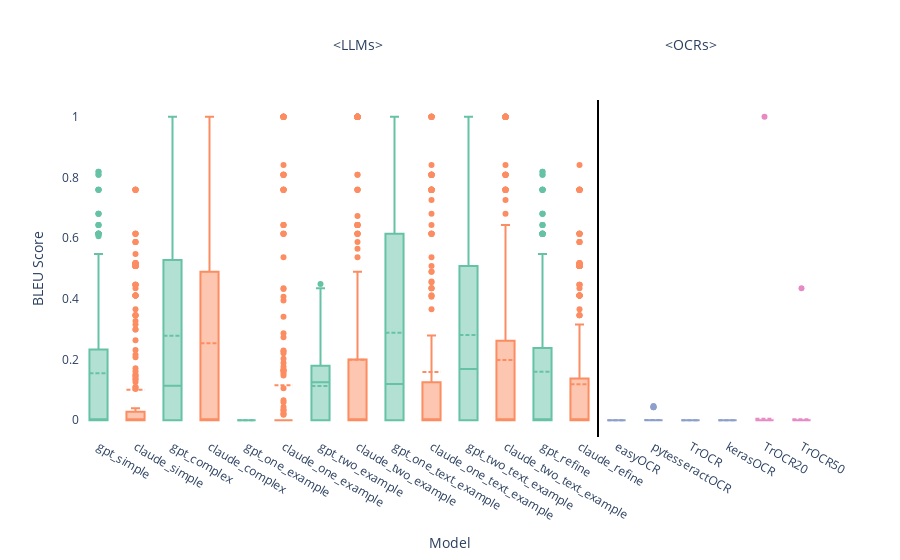

This figure's notebook cell:
### Code cell
llm_order = ['gpt_simple', 'claude_simple', 'gpt_complex', 'claude_complex',
             'gpt_one_example', 'claude_one_example', 'gpt_two_example', 'claude_two_example', 
             'gpt_one_text_example', 'claude_one_text_example', 'gpt_two_text_example', 'claude_two_text_example', 
             'gpt_refine', 'claude_refine']
ocr_order = ['easyOCR', 'pytesseractOCR', 'TrOCR', 'kerasOCR'] 
ocr_ft_order = ['TrOCR20', 'TrOCR50']


gpt_color = px.colors.qualitative.Set2[0]
claude_color = px.colors.qualitative.Set2[1]
ocr_color = px.colors.qualitative.Set2[2]
ocr_ft_color = px.colors.qualitative.Set2[3]


fig = go.Figure()

for model in llm_order:
    if 'gpt' in model:
        fig.add_trace(go.Box(
            x=bleu_df[bleu_df['model'] == model]['model'], 
            y=bleu_df[bleu_df['model'] == model]['bleu'],
            name=model,
            boxmean=True,
            marker=dict(color=gpt_color) 
        ))
    else:
        fig.add_trace(go.Box(
            x=bleu_df[bleu_df['model'] == model]['model'], 
            y=bleu_df[bleu_df['model'] == model]['bleu'],
            name=model,
            boxmean=True,
            marker=dict(color=claude_color) 
        ))
# Add traces for OCR models with a different color
for model in ocr_order:
    fig.add_trace(go.Box(
        x=bleu_df[bleu_df['model'] == model]['model'], 
        y=bleu_df[bleu_df['model'] == model]['bleu'],
        name=model,
        boxmean=True,
        marker=dict(color=ocr_color)  # Assign OCR color
    ))

# Add traces for OCR fine-tuned models with another color
for model in ocr_ft_order:
    fig.add_trace(go.Box(
        x=bleu_df[bleu_df['model'] == model]['model'], 
        y=bleu_df[bleu_df['model'] == model]['bleu'],
        name=model,
        boxmean=True,
        marker=dict(color=ocr_ft_color)  # Assign OCR fine-tuned color
    ))

# Get the start and midpoint of each group
ocr_start_index = len(llm_order)  # The first position of ocr_order
ocr_ft_start_index = ocr_start_index + len(ocr_order)  # Start of ocr_ft_order
llm_midpoint = ocr_start_index / 2  # Midpoint of LLM models for placing the text
ocr_midpoint = ocr_start_index + (len(ocr_order) / 2)  # Midpoint of OCR models for placing the text

# Update the layout with custom category ordering, vertical line, and annotations
fig.update_layout(
    # title='BLEU Scores',
    xaxis_title='Model',
    yaxis_title='BLEU Score',
    # margin=dict(l=10, r=10, t=10, b=10),
    plot_bgcolor='rgba(0,0,0,0)',
    xaxis=dict(
        categoryorder='array',  # Set ordering to be custom
        categoryarray=llm_order + ocr_order + ocr_ft_order  # Concatenate the model orders
    ),
    showlegend=False,
    shapes=[
        # Add a vertical line between LLM and OCR models
        dict(
            type="line",
            x0=ocr_start_index - 0.5,  # Place the line between the two groups
            x1=ocr_start_index - 0.5,
            y0=0,
            y1=1,
            xref="x",
            yref="paper",  # Stretch the line across the plot's full height
            line=dict(color="black", width=2)
        )
    ],
    annotations=[
        # Add annotation for LLMs above LLM models
        dict(
            x=llm_midpoint,  # Midpoint of LLM models
            y=1.2,  # Position above the plot
            xref='x',
            yref='paper',
            text='<LLMs>',
            showarrow=False,
            font=dict(size=14)
        ),
        # Add annotation for OCRs above OCR models
        dict(
            x=ocr_midpoint,  # Midpoint of OCR models
            y=1.2,  # Position above the plot
            xref='x',
            yref='paper',
            text='<OCRs>',
            showarrow=False,
            font=dict(size=14)
        )
    ]
)

fig.show()

### Figure 1 — Plotly figure (JSON) as saved in the notebook; plotly's stock layout.template omitted (floating-point values rounded to 4 significant figures; data arrays with more than 128 entries replaced by an {"elided": "..."} marker saying what was removed)
{"data": [{"boxmean": true, "marker": {"color": "rgb(102,194,165)"}, "name": "gpt_simple", "type": "box", "x": {"elided": "283 str values"}, "y": {"elided": "283 float values"}}, {"boxmean": true, "marker": {"color": "rgb(252,141,98)"}, "name": "claude_simple", "type": "box", "x": {"elided": "283 str values"}, "y": {"elided": "283 float values"}}, {"boxmean": true, "marker": {"color": "rgb(102,194,165)"}, "name": "gpt_complex", "type": "box", "x": {"elided": "283 str values"}, "y": {"elided": "283 float values"}}, {"boxmean": true, "marker": {"color": "rgb(252,141,98)"}, "name": "claude_complex", "type": "box", "x": {"elided": "283 str values"}, "y": {"elided": "283 float values"}}, {"boxmean": true, "marker": {"color": "rgb(102,194,165)"}, "name": "gpt_one_example", "type": "box", "x": {"elided": "282 str values"}, "y": {"elided": "282 int values"}}, {"boxmean": true, "marker": {"color": "rgb(252,141,98)"}, "name": "claude_one_example", "type": "box", "x": {"elided": "282 str values"}, "y": {"elided": "282 float values"}}, {"boxmean": true, "marker": {"color": "rgb(102,194,165)"}, "name": "gpt_two_example", "type": "box", "x": {"elided": "281 str values"}, "y": {"elided": "281 float values"}}, {"boxmean": true, "marker": {"color": "rgb(252,141,98)"}, "name": "claude_two_example", "type": "box", "x": {"elided": "281 str values"}, "y": {"elided": "281 float values"}}, {"boxmean": true, "marker": {"color": "rgb(102,194,165)"}, "name": "gpt_one_text_example", "type": "box", "x": {"elided": "282 str values"}, "y": {"elided": "282 float values"}}, {"boxmean": true, "marker": {"color": "rgb(252,141,98)"}, "name": "claude_one_text_example", "type": "box", "x": {"elided": "282 str values"}, "y": {"elided": "282 float values"}}, {"boxmean": true, "marker": {"color": "rgb(102,194,165)"}, "name": "gpt_two_text_example", "type": "box", "x": {"elided": "281 str values"}, "y": {"elided": "281 float values"}}, {"boxmean": true, "marker": {"color": "rgb(252,141,98)"}, "name": "claude_two_text_example", "type": "box", "x": {"elided": "281 str values"}, "y": {"elided": "281 float values"}}, {"boxmean": true, "marker": {"color": "rgb(102,194,165)"}, "name": "gpt_refine", "type": "box", "x": {"elided": "283 str values"}, "y": {"elided": "283 float values"}}, {"boxmean": true, "marker": {"color": "rgb(252,141,98)"}, "name": "claude_refine", "type": "box", "x": {"elided": "283 str values"}, "y": {"elided": "283 float values"}}, {"boxmean": true, "marker": {"color": "rgb(141,160,203)"}, "name": "easyOCR", "type": "box", "x": {"elided": "283 str values"}, "y": {"elided": "283 int values"}}, {"boxmean": true, "marker": {"color": "rgb(141,160,203)"}, "name": "pytesseractOCR", "type": "box", "x": {"elided": "283 str values"}, "y": {"elided": "283 float values"}}, {"boxmean": true, "marker": {"color": "rgb(141,160,203)"}, "name": "TrOCR", "type": "box", "x": {"elided": "283 str values"}, "y": {"elided": "283 int values"}}, {"boxmean": true, "marker": {"color": "rgb(141,160,203)"}, "name": "kerasOCR", "type": "box", "x": {"elided": "283 str values"}, "y": {"elided": "283 int values"}}, {"boxmean": true, "marker": {"color": "rgb(231,138,195)"}, "name": "TrOCR20", "type": "box", "x": {"elided": "210 str values"}, "y": {"elided": "210 int values"}}, {"boxmean": true, "marker": {"color": "rgb(231,138,195)"}, "name": "TrOCR50", "type": "box", "x": {"elided": "131 str values"}, "y": {"elided": "131 float values"}}], "layout": {"annotations": [{"font": {"size": 14}, "showarrow": false, "text": "<LLMs>", "x": 7, "xref": "x", "y": 1.2, "yref": "paper"}, {"font": {"size": 14}, "showarrow": false, "text": "<OCRs>", "x": 16, "xref": "x", "y": 1.2, "yref": "paper"}], "plot_bgcolor": "rgba(0,0,0,0)", "shapes": [{"line": {"color": "black", "width": 2}, "type": "line", "x0": 13.5, "x1": 13.5, "xref": "x", "y0": 0, "y1": 1, "yref": "paper"}], "showlegend": false, "xaxis": {"categoryarray": ["gpt_simple", "claude_simple", "gpt_complex", "claude_complex", "gpt_one_example", "claude_one_example", "gpt_two_example", "claude_two_example", "gpt_one_text_example", "claude_one_text_example", "gpt_two_text_example", "claude_two_text_example", "gpt_refine", "claude_refine", "easyOCR", "pytesseractOCR", "TrOCR", "kerasOCR", "TrOCR20", "TrOCR50"], "categoryorder": "array", "title": {"text": "Model"}}, "yaxis": {"title": {"text": "BLEU Score"}}}}
